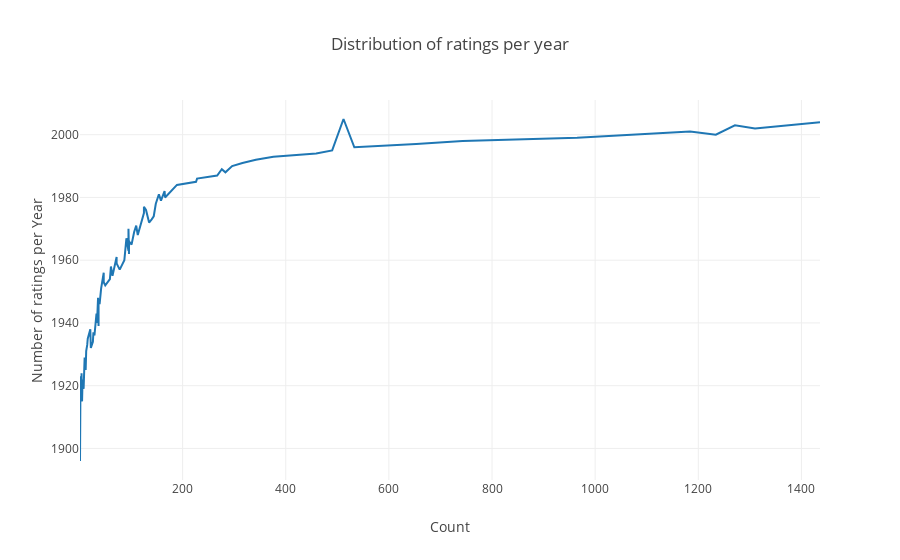

The cell this chart's notebook holds for it:
### Code cell
#Reference: https://stackoverflow.com/questions/50070432/using-plotly-to-plot-a-graph
#Reference: https://stackoverflow.com/questions/34957790/use-plotly-offline-to-generate-graphs-as-images

data = go.Scatter(x = movie_titles.values, y=movie_titles.index)
layout = go.Layout(title = 'Distribution of ratings per year',
                   xaxis = dict(title = 'Count'),
                   yaxis = dict(title = 'Number of ratings per Year'))
fig = go.Figure(data=[data], layout=layout)
iplot(fig)

### Figure 1 — Plotly figure (JSON) as saved in the notebook; plotly's stock layout.template omitted (floating-point values rounded to 4 significant figures)
{"data": [{"type": "scatter", "uid": "4886261b-5709-458d-aaa6-fd571be5a512", "x": [1, 1, 2, 2, 2, 3, 4, 4, 5, 6, 6, 8, 9, 9, 10, 10, 12, 13, 13, 13, 15, 16, 21, 22, 26, 27, 29, 33, 33, 33, 34, 36, 36, 37, 37, 37, 39, 41, 41, 42, 47, 47, 50, 59, 61, 64, 72, 72, 78, 87, 91, 95, 95, 95, 96, 96, 101, 106, 110, 113, 125, 125, 129, 135, 140, 144, 148, 154, 158, 165, 166, 182, 189, 226, 228, 267, 276, 283, 296, 316, 342, 376, 459, 490, 512, 533, 653, 743, 965, 1184, 1234, 1271, 1310, 1436], "y": [1896, 1909, 1918, 1914, 1923, 1917, 1916, 1924, 1915, 1922, 1920, 1919, 1926, 1921, 1928, 1929, 1925, 1930, 1927, 1931, 1933, 1935, 1938, 1932, 1934, 1937, 1936, 1942, 1941, 1943, 1940, 1948, 1944, 1939, 1945, 1947, 1946, 1950, 1949, 1951, 1956, 1953, 1952, 1954, 1958, 1955, 1961, 1959, 1957, 1960, 1967, 1964, 1963, 1970, 1962, 1966, 1965, 1969, 1971, 1968, 1975, 1977, 1976, 1972, 1973, 1974, 1978, 1981, 1979, 1982, 1980, 1983, 1984, 1985, 1986, 1987, 1989, 1988, 1990, 1991, 1992, 1993, 1994, 1995, 2005, 1996, 1997, 1998, 1999, 2001, 2000, 2003, 2002, 2004]}], "layout": {"title": {"text": "Distribution of ratings per year"}, "xaxis": {"title": {"text": "Count"}}, "yaxis": {"title": {"text": "Number of ratings per Year"}}}}
